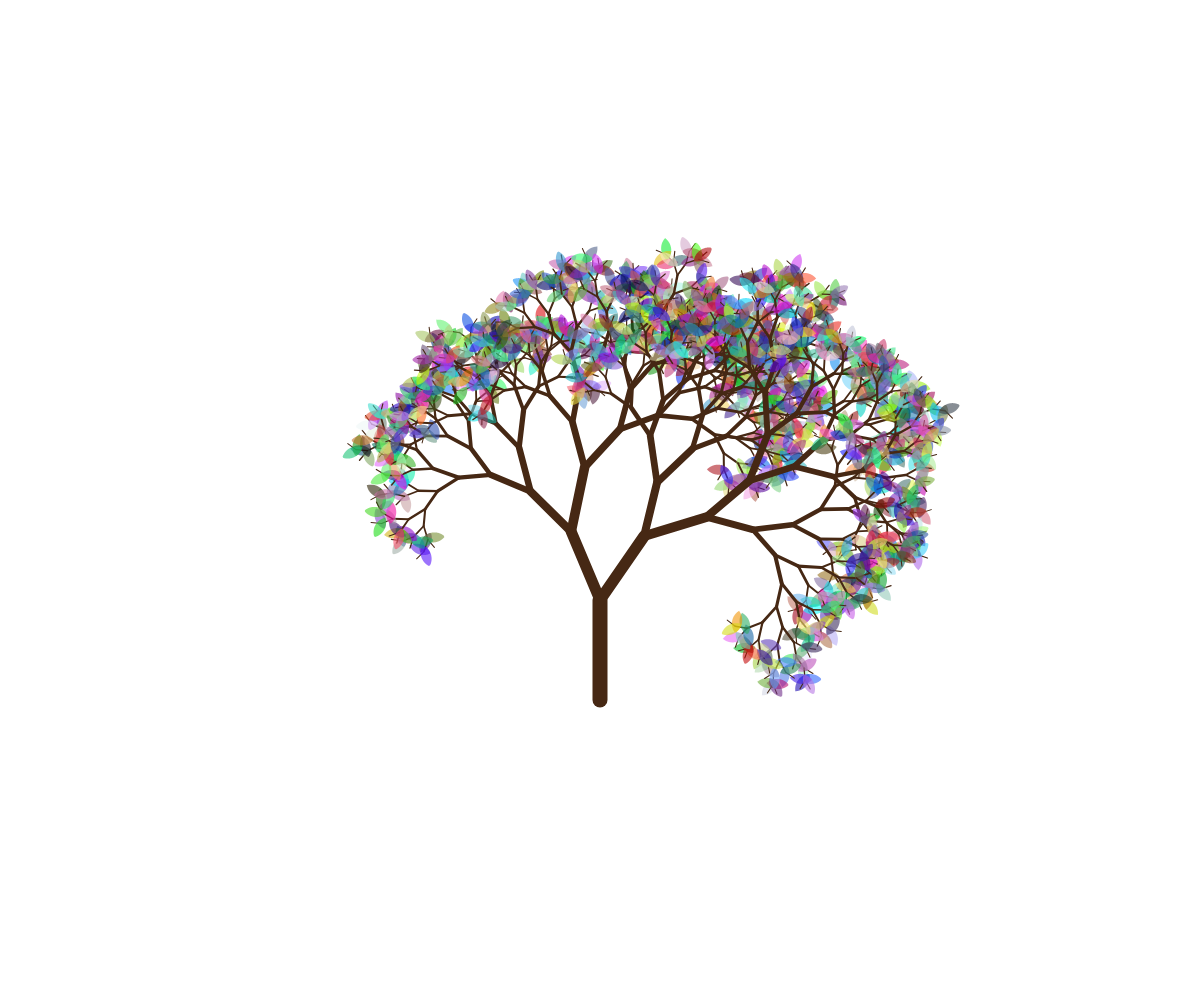
Frame 1 (no input)
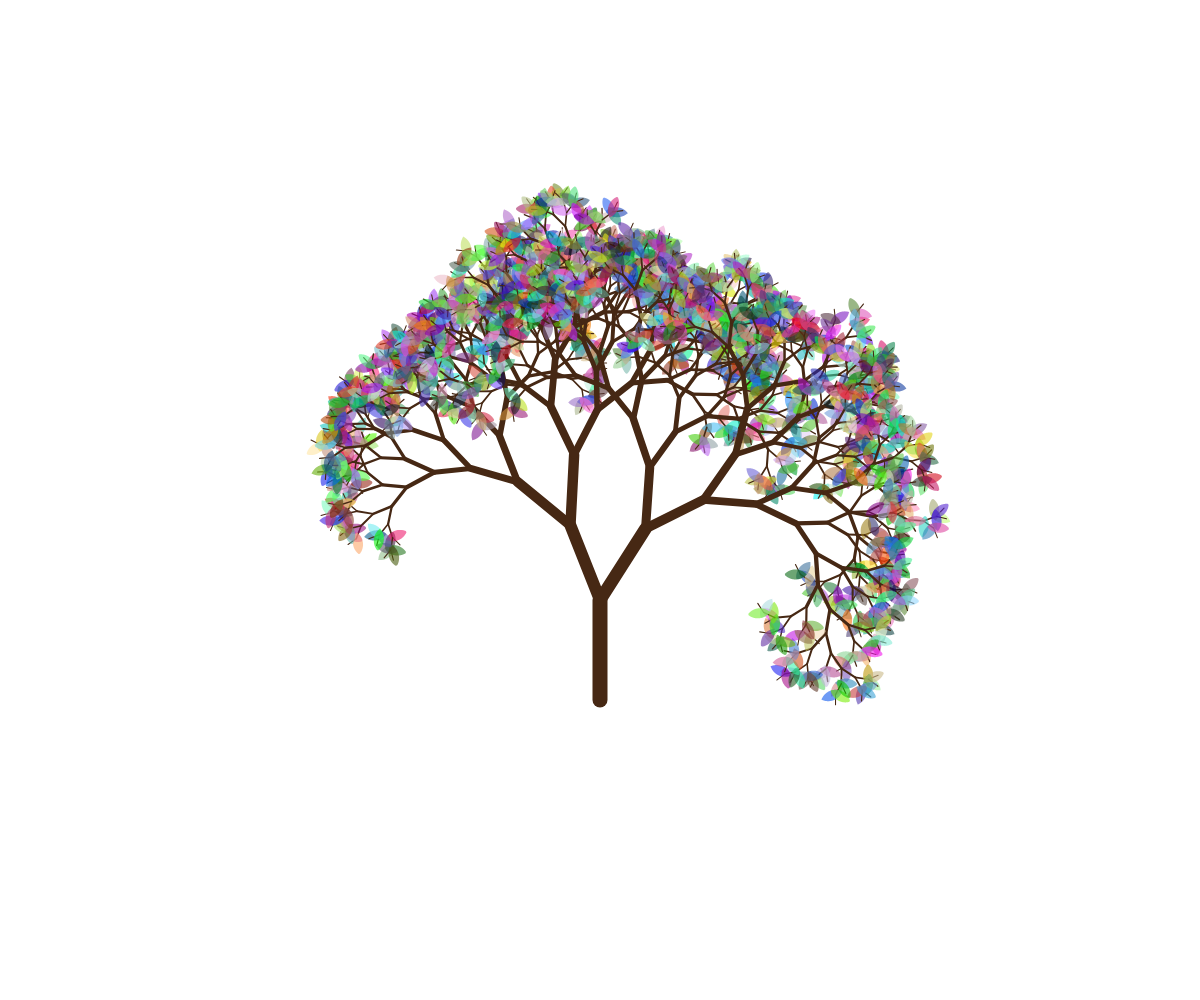
Frame 2 (the mouse pressed at the canvas centre, redrawn once)

The p5.js sketch that drew these frames (run headless with seeded random() and noise() and a simulated clock; the mouse was pressed at the canvas centre and the sketch redrawn once):

// p5.js sketch
// ── sketch.js
function setup() {
	createCanvas(windowWidth, windowHeight);
	angleMode(DEGREES)
	
	noLoop()
}

function draw() {
	background(1000)
	
	translate(width / 2, height / 2 + 200)
	
	branch(100)
}

function branch(branchLength) {
	push()
	if(branchLength > 10) {
		strokeWeight(map(branchLength, 10, 100, 1, 15))
		stroke(70, 40, 20)
		line(0, 0, 0, -branchLength)
		translate(0, -branchLength)
		rotate(random(-20, -30))
		branch(branchLength * random(0.7, 0.9))
		rotate(random(50, 60))
		branch(branchLength * random(0.7, 0.9))
	} else {
		var red = random(1, 255) //+ random(-20, 20)
		var green = random(1, 255) //+ random(-20, 20)
		var blue = random(1, 255) //+ random(-20, 20)
		fill(red, green, blue, 150)
		noStroke()
		//ellipse(0, 0, 10)
		
		beginShape()
		for (var i = 45; i < 135; i++ ) {
			var radius = 15
			var x = radius * cos(i)
			var y = radius * sin(i)
			vertex(x, y)
		}
		for (var i = 135; i > 40; i-- ) {
			var radius = 15
			var x = radius * cos(i)
			var y = radius * sin(-i) + 20
			vertex(x, y)
		}
		endShape(CLOSE)
	}
	pop()
}
